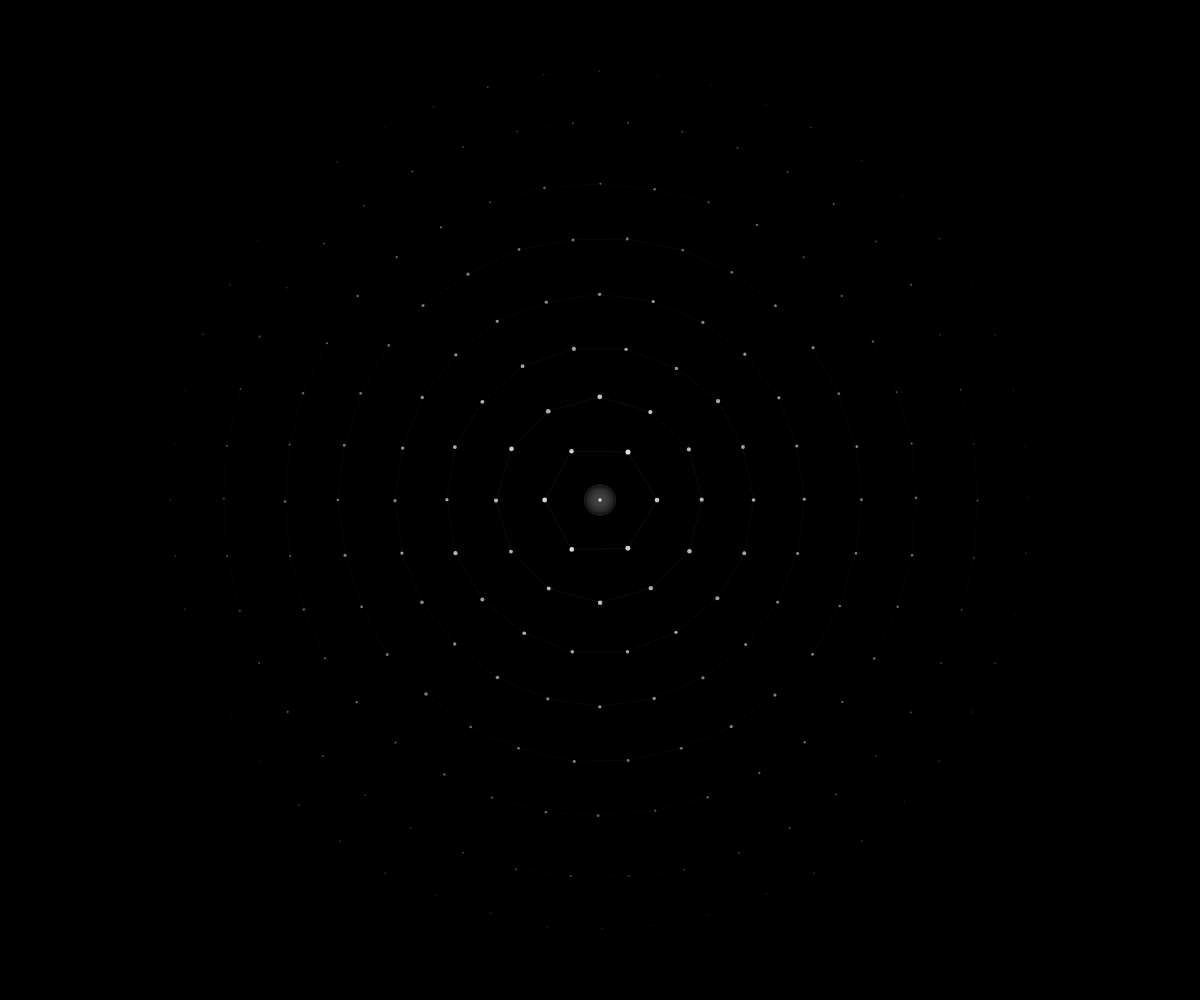
Frame 1 (no input)
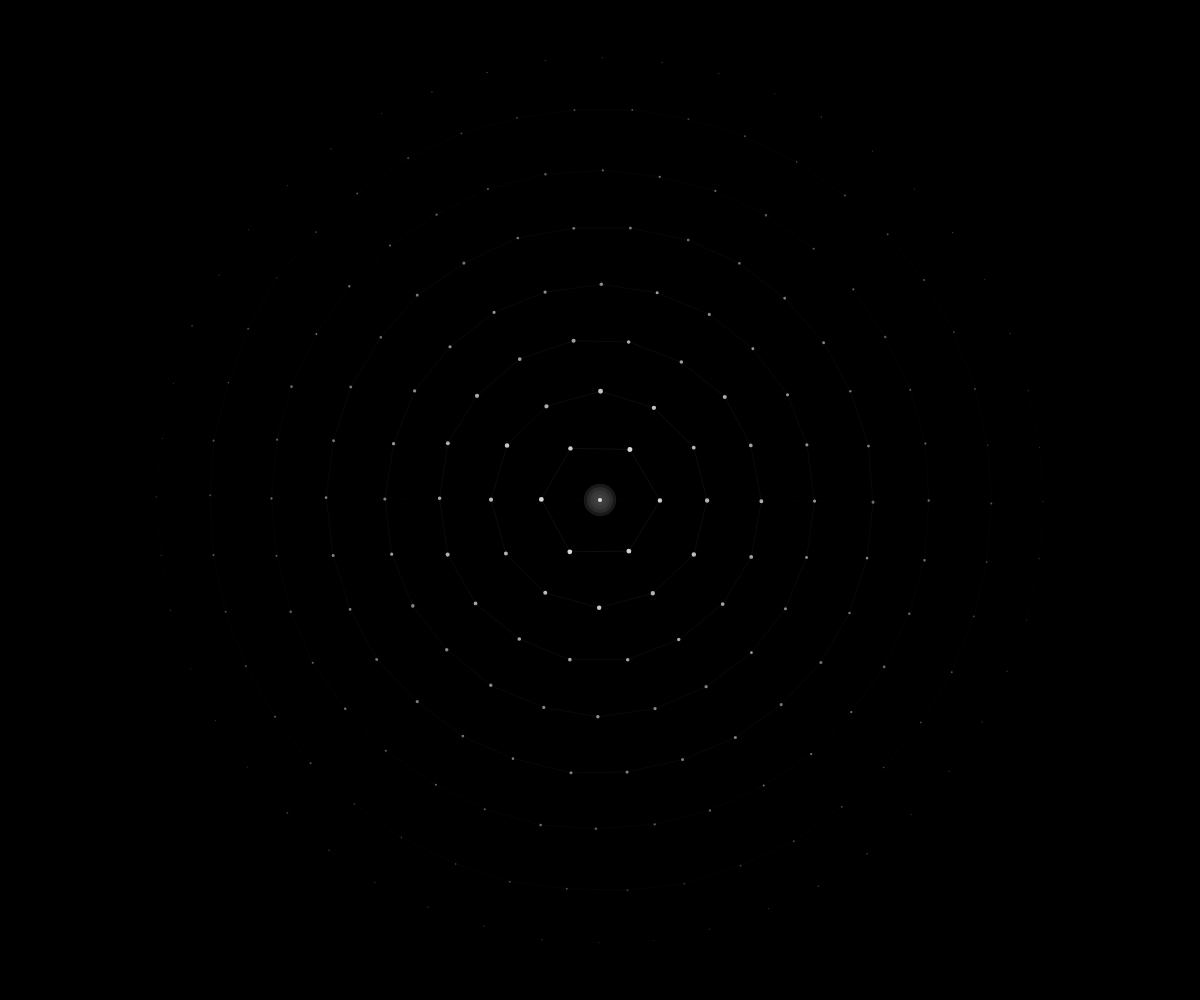
Frame 60 (no input)
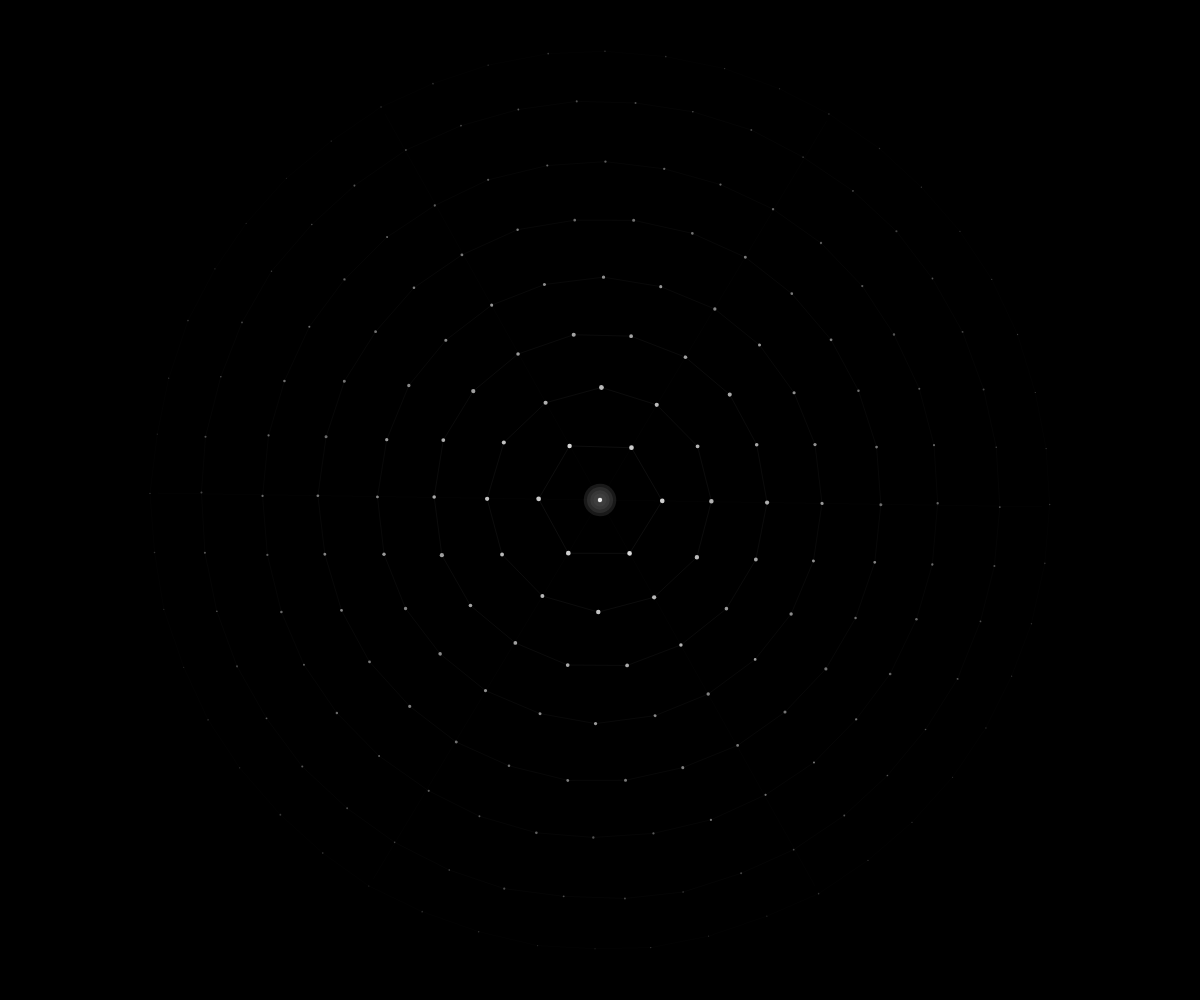
Frame 120 (the mouse pressed at the canvas centre since frame 60)

The p5.js sketch that drew these frames (run headless with seeded random() and noise() and a simulated clock; from frame 60 on, the mouse is pressed at the canvas centre):

// p5.js sketch
// ── sketch.js
'use strict';

// ---------------------------------------------------------------------------
// Breathing Order
// 秩序は静止ではなく、呼吸する生命体である。
// ---------------------------------------------------------------------------

let t = 0;

// Ring definitions: [pointCount, baseRadius as fraction of min(width, height)]
const RING_DEFS = [
  [6,  0.055],
  [12, 0.100],
  [18, 0.148],
  [24, 0.198],
  [30, 0.250],
  [36, 0.302],
  [42, 0.356],
  [48, 0.410],
];

function setup() {
  createCanvas(windowWidth, windowHeight);
  noiseDetail(4, 0.5);
}

function draw() {
  background(0);
  translate(width / 2, height / 2);

  const minDim = min(width, height);
  const n      = RING_DEFS.length;

  // ------------------------------------------------------------------
  // Master breathing oscillator
  // sin() で基本周期（60fps 換算で約 15 秒 / 呼吸）を作り、
  // noise() で微細な揺らぎを重ねる
  // ------------------------------------------------------------------
  const breathPhase  = t * 0.007;
  const masterBreath = sin(breathPhase) * 0.10
                     + (noise(t * 0.0015, 0) - 0.5) * 0.08;
  const breathFactor = 1.0 + masterBreath;

  // ほぼ気づかない速度のゆっくりした回転
  rotate(t * 0.00013);

  // ------------------------------------------------------------------
  // 各リング
  // ------------------------------------------------------------------
  RING_DEFS.forEach(([count, baseR], ri) => {

    // リングごとに位相をずらして、外側へ伝わるさざ波を表現
    const phaseOff   = ri * 0.22;
    const ringNoise  = (noise(ri * 9.1, t * 0.0020) - 0.5) * 0.05;
    const localMod   = sin(breathPhase + phaseOff) * 0.045 + ringNoise;
    const radius     = baseR * minDim * breathFactor * (1 + localMod);

    // --- 各点の座標を計算 ---
    const pts = [];
    for (let i = 0; i < count; i++) {
      const angle = (TWO_PI / count) * i;
      const seed  = ri * 300 + i;

      // 半径方向・角度方向に noise で微小なズレ
      const wR = (noise(seed,       t * 0.0030) - 0.5) * 4.5;
      const wA = (noise(seed + 777, t * 0.0025) - 0.5) * 0.022;

      const r = radius + wR;
      const a = angle  + wA;
      pts.push([cos(a) * r, sin(a) * r]);
    }

    // --- リングをポリゴン輪郭として描画（極めて淡く） ---
    const lineAlpha = map(ri, 0, n - 1, 28, 7);
    stroke(255, lineAlpha);
    strokeWeight(0.5);
    noFill();
    beginShape();
    pts.forEach(([x, y]) => vertex(x, y));
    endShape(CLOSE);

    // --- 各点をドットとして描画 ---
    noStroke();
    const baseAlpha = map(ri, 0, n - 1, 210, 55);
    const dotBase   = map(ri, 0, n - 1, 4.8, 1.4);

    pts.forEach(([x, y], i) => {
      const seed = ri * 300 + i;

      // 輝度のゆらぎ
      const alphaNoise = (noise(seed + 500, t * 0.0040) - 0.5) * 55;
      // サイズのゆらぎ
      const sizaNoise  = (noise(seed + 1500, t * 0.0050) - 0.5) * 1.5;

      fill(255, constrain(baseAlpha + alphaNoise, 8, 255));
      circle(x, y, max(0.5, dotBase + sizaNoise));
    });
  });

  // ------------------------------------------------------------------
  // 中心から外縁へのスポーク（秩序の軸線・極めて淡い）
  // ------------------------------------------------------------------
  const spokeCount = 6;
  const outerR     = RING_DEFS[n - 1][1] * minDim * breathFactor;
  stroke(255, 8);
  strokeWeight(0.4);
  for (let i = 0; i < spokeCount; i++) {
    const a = (TWO_PI / spokeCount) * i;
    line(0, 0, cos(a) * outerR, sin(a) * outerR);
  }

  // ------------------------------------------------------------------
  // 中心のグロウ
  // ------------------------------------------------------------------
  noStroke();
  const glowR = (0.016 + masterBreath * 0.004) * minDim;
  for (let layer = 5; layer > 0; layer--) {
    fill(255, layer * 5);
    circle(0, 0, glowR * 2 * (layer / 5));
  }

  // 中心ドット
  const centerPulse = 3.5 + sin(breathPhase * 1.6) * 0.9;
  fill(255, 200 + sin(breathPhase * 1.1) * 35);
  circle(0, 0, centerPulse);

  t++;
}

function windowResized() {
  resizeCanvas(windowWidth, windowHeight);
}

// ── style.css
* {
  margin: 0;
  padding: 0;
  box-sizing: border-box;
}

html, body {
  width: 100%;
  height: 100%;
  background: #000;
  overflow: hidden;
}

canvas {
  display: block;
}
